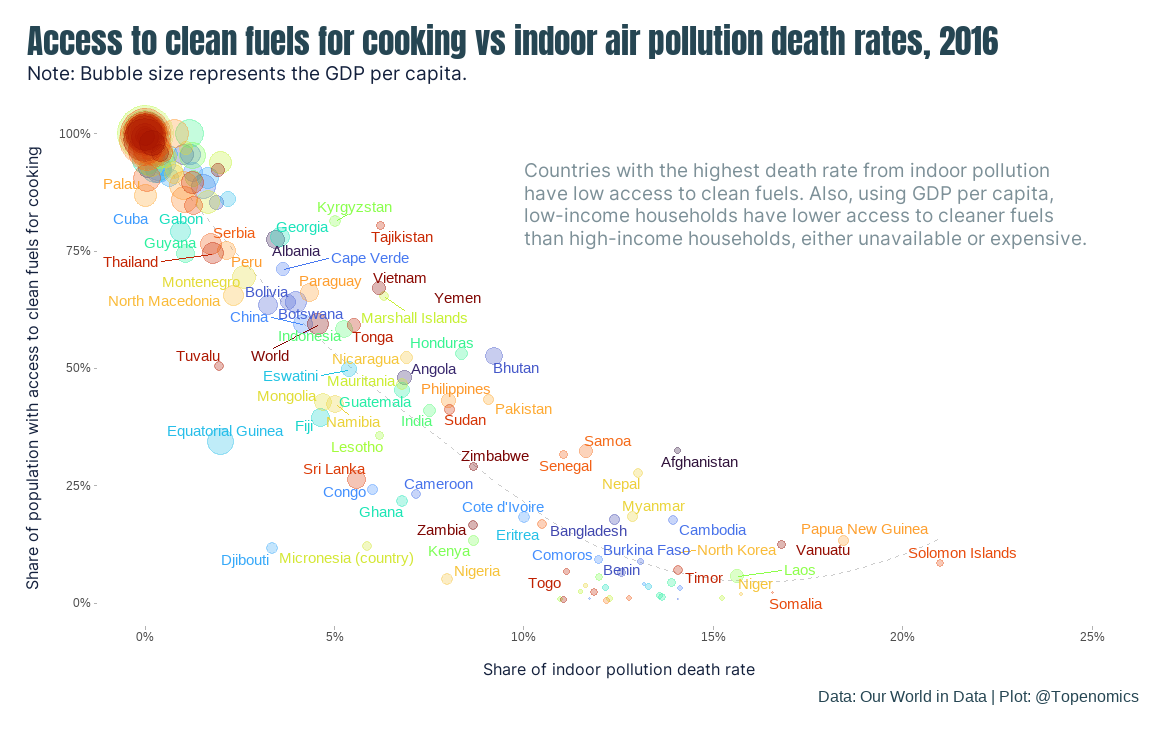

This chart was generated by the following R code:
# TidyTuesday week 15: Indoo Air Pollution

# Libraries
library(tidyverse)
library(janitor)
library(ggrepel)
library(scales)
theme_set(theme_light())


# Import TidyTuesday data
tuesdata <- tidytuesdayR::tt_load(2022, week = 15)
fuel_gdp <- tuesdata$fuel_gdp
indoor_pollution <- tuesdata$indoor_pollution

fuel_gdp_clean <- 
  fuel_gdp %>%
  clean_names() %>%
  rename(acess_clean_fuel = starts_with("access_to"),
         gdp_pc = starts_with("gdp_per"),
         pop = starts_with("population"),
         country = entity)

indoor_pollution_clean <- 
  indoor_pollution %>% 
  clean_names() %>% 
  rename(country = entity, 
         death = starts_with("deaths"))

fuel_indoor_pollution <- 
  fuel_gdp_clean %>% 
  left_join(indoor_pollution_clean)


# Fonts
sysfonts::font_add_google("Anton", "anton")
sysfonts::font_add_google("Inter", "inter")
showtext::showtext_auto()




#Plotting

fuel_indoor_pollution %>% 
  filter(year == 2016) %>%
  ggplot(aes(x = death, y = acess_clean_fuel, color = country)) +
  geom_smooth( lty = "dashed", se = FALSE, 
               color = "grey80", size = 0.7,
               span = 0.9) +
  geom_point(position = position_dodge(width = 2), 
             alpha = 0.3, aes(size = gdp_pc)) +
  geom_text_repel(aes(label = country)) +
  scale_y_continuous(limits = c(0, 100),
                     labels = function(y) paste0(y, "%")) +
  scale_x_continuous(limits = c(0, 25),
                     labels = function(x) paste0(x, "%")) +
  scale_size(range = c(0.1, 20)) +
  coord_cartesian(clip = "off") +
  scale_color_viridis_d(option = "H") +
  theme(plot.margin = margin(rep(20, 4)),
        plot.title = element_text(color = "#264653", 
                                  family = "anton", size = 25),
        plot.subtitle = element_text(margin = margin(b=20), 
                                     family = "inter", size = 14,
                                     color = "#14213d"),
        plot.title.position = "plot",
        plot.caption = element_text(size = 12, 
                                    color = "#264653", 
                                    margin = margin(t = 10)),
        panel.border = element_blank(),
        panel.grid = element_blank(),
        axis.title.x = element_text(margin = margin(t=15), 
                                    size = 12,
                                    family = "inter",
                                    color = "#14213d"),
        axis.title.y = element_text(margin = margin(r=15), 
                                    size = 12,
                                    family = "inter",
                                    color = "#14213d"),
        legend.position = "none") +
  labs(title = "Access to clean fuels for cooking vs indoor air pollution death rates, 2016",
       subtitle = "Note: Bubble size represents the GDP per capita.",
       y = "Share of population with access to clean fuels for cooking",
       x = "Share of indoor pollution death rate",
       caption = "Data: Our World in Data | Plot: @Topenomics") +
  annotate(geom = "text", 
           label = "Countries with the highest death rate from indoor pollution\nhave low access to clean fuels. Also, using GDP per capita, \nlow-income households have lower access to cleaner fuels\nthan high-income households, either unavailable or expensive.",
           x = 10, y = 85,
           hjust = 0,
           size = 5,
           family = "inter",
           color = "#264653",
           alpha = 0.6, 
           lineheight = 1)
